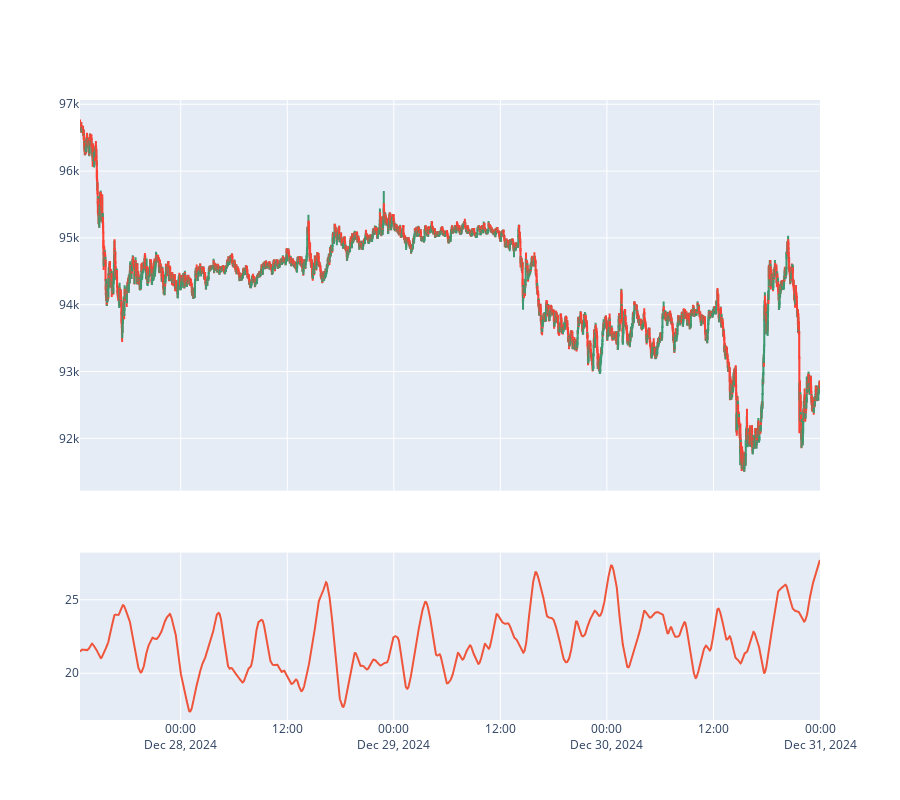

Notebook cell for this chart:
### Code cell
from research_tools import subplot

num = 5000

subplot(
    trading_1m[-num:, :],
    {
        "phase_acc": phase_acc[-num:],
    },
)

### Figure 1 — Plotly figure (JSON) as saved in the notebook; plotly's stock layout.template omitted (floating-point values rounded to 4 significant figures; data arrays with more than 128 entries replaced by an {"elided": "..."} marker saying what was removed)
{"data": [{"close": {"elided": "5000 float values"}, "high": {"elided": "5000 float values"}, "low": {"elided": "5000 float values"}, "name": "Candlestick", "open": {"elided": "5000 float values"}, "type": "candlestick", "x": {"elided": "5000 str values"}, "xaxis": "x", "yaxis": "y"}, {"mode": "lines", "name": "phase_acc", "type": "scatter", "x": {"elided": "5000 str values"}, "xaxis": "x2", "y": {"elided": "5000 float values"}, "yaxis": "y2"}], "layout": {"height": 800, "showlegend": false, "xaxis": {"anchor": "y", "domain": [0, 1], "matches": "x2", "rangeslider": {"visible": false}, "showticklabels": false}, "xaxis2": {"anchor": "y2", "domain": [0, 1]}, "yaxis": {"anchor": "x", "domain": [0.37, 1]}, "yaxis2": {"anchor": "x2", "domain": [0, 0.27]}}}
